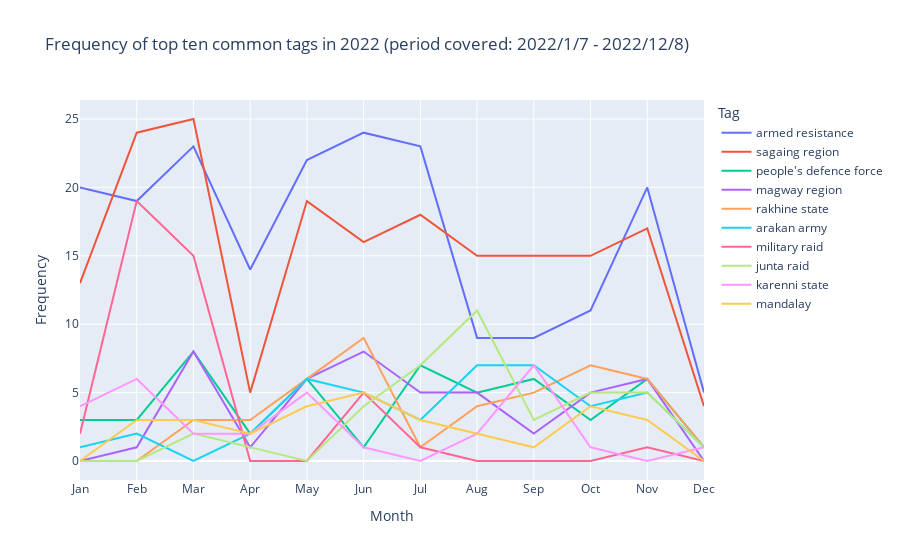

Source (notebook cell):
### Code cell
fig = px.line(tag_freq_df1, x = 'Month', y = 'Frequency', color = 'Tag', title = 'Frequency of top ten common tags in 2022 (period covered: 2022/1/7 - 2022/12/8)')
fig.update_layout(
    xaxis = dict(
        tickmode = 'array',
        tickvals = [1, 2, 3, 4, 5, 6, 7, 8, 9, 10, 11, 12],
        ticktext = ['Jan', 'Feb', 'Mar', 'Apr', 'May', 'Jun', 'Jul', 'Aug', 'Sep', 'Oct', 'Nov', 'Dec']))

fig.show()

### Figure 1 — Plotly figure (JSON) as saved in the notebook; plotly's stock layout.template omitted (floating-point values rounded to 4 significant figures)
{"data": [{"hovertemplate": "Tag=armed resistance<br>Month=%{x}<br>Frequency=%{y}<extra></extra>", "legendgroup": "armed resistance", "line": {"color": "#636efa", "dash": "solid"}, "marker": {"symbol": "circle"}, "mode": "lines", "name": "armed resistance", "orientation": "v", "showlegend": true, "type": "scatter", "x": [1, 2, 3, 4, 5, 6, 7, 8, 9, 10, 11, 12], "xaxis": "x", "y": [20, 19, 23, 14, 22, 24, 23, 9, 9, 11, 20, 5], "yaxis": "y"}, {"hovertemplate": "Tag=sagaing region<br>Month=%{x}<br>Frequency=%{y}<extra></extra>", "legendgroup": "sagaing region", "line": {"color": "#EF553B", "dash": "solid"}, "marker": {"symbol": "circle"}, "mode": "lines", "name": "sagaing region", "orientation": "v", "showlegend": true, "type": "scatter", "x": [1, 2, 3, 4, 5, 6, 7, 8, 9, 10, 11, 12], "xaxis": "x", "y": [13, 24, 25, 5, 19, 16, 18, 15, 15, 15, 17, 4], "yaxis": "y"}, {"hovertemplate": "Tag=people's defence force<br>Month=%{x}<br>Frequency=%{y}<extra></extra>", "legendgroup": "people's defence force", "line": {"color": "#00cc96", "dash": "solid"}, "marker": {"symbol": "circle"}, "mode": "lines", "name": "people's defence force", "orientation": "v", "showlegend": true, "type": "scatter", "x": [1, 2, 3, 4, 5, 6, 7, 8, 9, 10, 11, 12], "xaxis": "x", "y": [3, 3, 8, 2, 6, 1, 7, 5, 6, 3, 6, 1], "yaxis": "y"}, {"hovertemplate": "Tag=magway region<br>Month=%{x}<br>Frequency=%{y}<extra></extra>", "legendgroup": "magway region", "line": {"color": "#ab63fa", "dash": "solid"}, "marker": {"symbol": "circle"}, "mode": "lines", "name": "magway region", "orientation": "v", "showlegend": true, "type": "scatter", "x": [1, 2, 3, 4, 5, 6, 7, 8, 9, 10, 11, 12], "xaxis": "x", "y": [0, 1, 8, 1, 6, 8, 5, 5, 2, 5, 6, 0], "yaxis": "y"}, {"hovertemplate": "Tag=rakhine state<br>Month=%{x}<br>Frequency=%{y}<extra></extra>", "legendgroup": "rakhine state", "line": {"color": "#FFA15A", "dash": "solid"}, "marker": {"symbol": "circle"}, "mode": "lines", "name": "rakhine state", "orientation": "v", "showlegend": true, "type": "scatter", "x": [1, 2, 3, 4, 5, 6, 7, 8, 9, 10, 11, 12], "xaxis": "x", "y": [0, 0, 3, 3, 6, 9, 1, 4, 5, 7, 6, 1], "yaxis": "y"}, {"hovertemplate": "Tag=arakan army<br>Month=%{x}<br>Frequency=%{y}<extra></extra>", "legendgroup": "arakan army", "line": {"color": "#19d3f3", "dash": "solid"}, "marker": {"symbol": "circle"}, "mode": "lines", "name": "arakan army", "orientation": "v", "showlegend": true, "type": "scatter", "x": [1, 2, 3, 4, 5, 6, 7, 8, 9, 10, 11, 12], "xaxis": "x", "y": [1, 2, 0, 2, 6, 5, 3, 7, 7, 4, 5, 1], "yaxis": "y"}, {"hovertemplate": "Tag=military raid<br>Month=%{x}<br>Frequency=%{y}<extra></extra>", "legendgroup": "military raid", "line": {"color": "#FF6692", "dash": "solid"}, "marker": {"symbol": "circle"}, "mode": "lines", "name": "military raid", "orientation": "v", "showlegend": true, "type": "scatter", "x": [1, 2, 3, 4, 5, 6, 7, 8, 9, 10, 11, 12], "xaxis": "x", "y": [2, 19, 15, 0, 0, 5, 1, 0, 0, 0, 1, 0], "yaxis": "y"}, {"hovertemplate": "Tag=junta raid<br>Month=%{x}<br>Frequency=%{y}<extra></extra>", "legendgroup": "junta raid", "line": {"color": "#B6E880", "dash": "solid"}, "marker": {"symbol": "circle"}, "mode": "lines", "name": "junta raid", "orientation": "v", "showlegend": true, "type": "scatter", "x": [1, 2, 3, 4, 5, 6, 7, 8, 9, 10, 11, 12], "xaxis": "x", "y": [0, 0, 2, 1, 0, 4, 7, 11, 3, 5, 5, 1], "yaxis": "y"}, {"hovertemplate": "Tag=karenni state<br>Month=%{x}<br>Frequency=%{y}<extra></extra>", "legendgroup": "karenni state", "line": {"color": "#FF97FF", "dash": "solid"}, "marker": {"symbol": "circle"}, "mode": "lines", "name": "karenni state", "orientation": "v", "showlegend": true, "type": "scatter", "x": [1, 2, 3, 4, 5, 6, 7, 8, 9, 10, 11, 12], "xaxis": "x", "y": [4, 6, 2, 2, 5, 1, 0, 2, 7, 1, 0, 1], "yaxis": "y"}, {"hovertemplate": "Tag=mandalay<br>Month=%{x}<br>Frequency=%{y}<extra></extra>", "legendgroup": "mandalay", "line": {"color": "#FECB52", "dash": "solid"}, "marker": {"symbol": "circle"}, "mode": "lines", "name": "mandalay", "orientation": "v", "showlegend": true, "type": "scatter", "x": [1, 2, 3, 4, 5, 6, 7, 8, 9, 10, 11, 12], "xaxis": "x", "y": [0, 3, 3, 2, 4, 5, 3, 2, 1, 4, 3, 0], "yaxis": "y"}], "layout": {"legend": {"title": {"text": "Tag"}, "tracegroupgap": 0}, "title": {"text": "Frequency of top ten common tags in 2022 (period covered: 2022/1/7 - 2022/12/8)"}, "xaxis": {"anchor": "y", "domain": [0, 1], "tickmode": "array", "ticktext": ["Jan", "Feb", "Mar", "Apr", "May", "Jun", "Jul", "Aug", "Sep", "Oct", "Nov", "Dec"], "tickvals": [1, 2, 3, 4, 5, 6, 7, 8, 9, 10, 11, 12], "title": {"text": "Month"}}, "yaxis": {"anchor": "x", "domain": [0, 1], "title": {"text": "Frequency"}}}}
